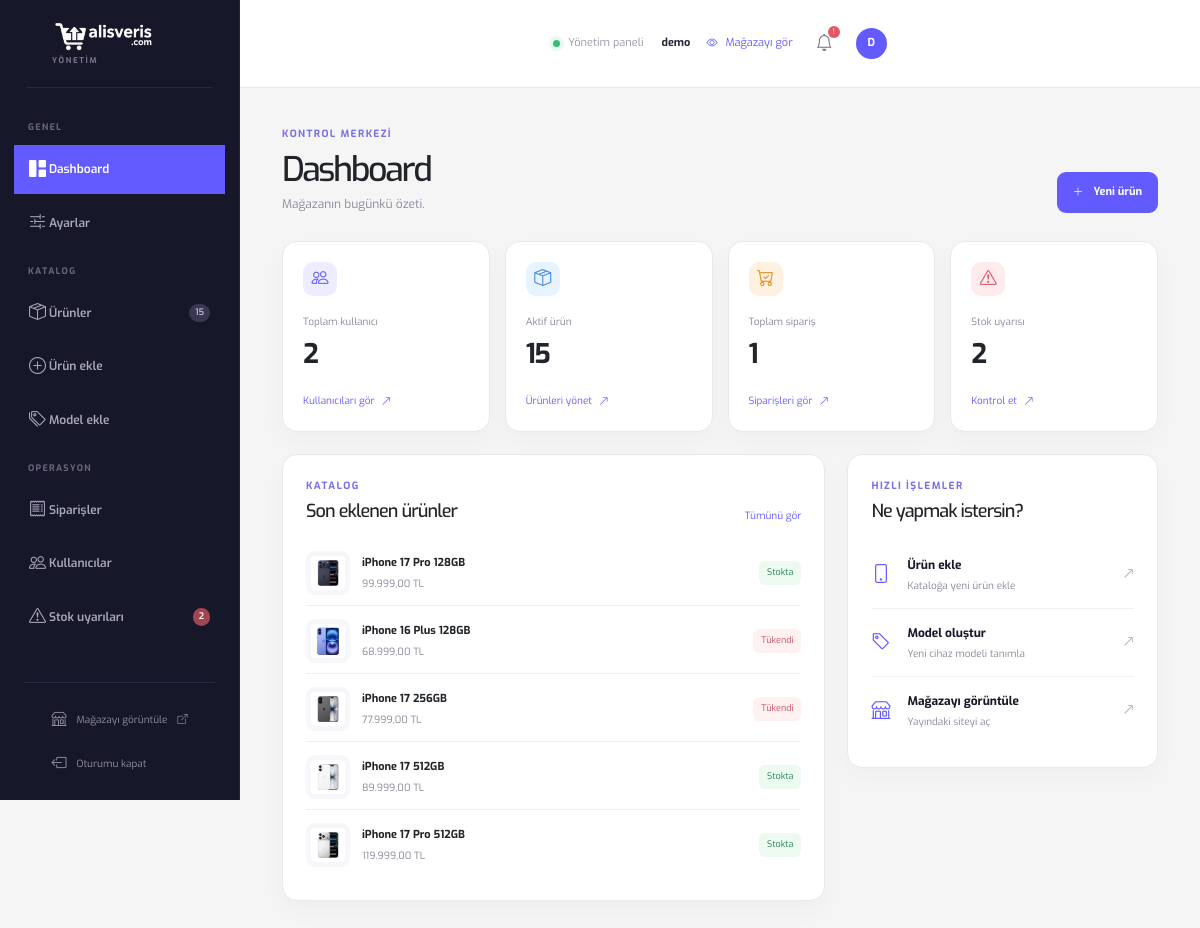
The page /admin/admin.php (signed in) on the database its author committed.
### tables this page shows
CREATE TABLE `telefon` (
  `id` int(11) NOT NULL,
  `model_id` int(11) NOT NULL,
  `img` varchar(250) NOT NULL,
  `fiyat` decimal(10,2) NOT NULL,
  `satici` varchar(150) NOT NULL,
  `renk_id` int(11) NOT NULL,
  `hafiza_id` int(11) NOT NULL,
  `teslimat` varchar(50) NOT NULL,
  `odeme_secenekleri` varchar(255) NOT NULL,
  `taksit_secenekleri` varchar(255) NOT NULL,
  `stok_id` int(11) NOT NULL,
  `stok_adet` int(11) DEFAULT NULL,
  `kategori_id` int(11) NOT NULL,
  `puan` float NOT NULL
);

CREATE TABLE `model` (
  `model_id` int(11) NOT NULL,
  `model_ad` varchar(100) NOT NULL
);

CREATE TABLE `hafiza` (
  `hafiza_id` int(11) NOT NULL,
  `hafiza_ad` varchar(20) NOT NULL
);

### admin/admin.php (the view, shortened to what this page needs)
<?php
include 'baglanti.php';
$users = (int) (mysqli_fetch_assoc(mysqli_query($conn, "SELECT COUNT(*) total FROM kullanici"))['total'] ?? 0);
$products = (int) (mysqli_fetch_assoc(mysqli_query($conn, "SELECT COUNT(*) total FROM telefon"))['total'] ?? 0);
$stock = (int) (mysqli_fetch_assoc(mysqli_query($conn, "SELECT COUNT(*) total FROM telefon WHERE stok_id=2 OR stok_adet=0"))['total'] ?? 0);
$orders = 0;
$hasOrders = mysqli_num_rows(mysqli_query($conn, "SHOW TABLES LIKE 'siparisler'")) > 0;
if ($hasOrders) $orders = (int) (mysqli_fetch_assoc(mysqli_query($conn, "SELECT COUNT(*) total FROM siparisler"))['total'] ?? 0);
$latest = mysqli_query($conn, "SELECT t.id, t.img, t.fiyat, t.stok_adet, m.model_ad, h.hafiza_ad FROM telefon t LEFT JOIN model m ON m.model_id=t.model_id LEFT JOIN hafiza h ON h.hafiza_id=t.hafiza_id ORDER BY t.id DESC LIMIT 5");
?>
<!doctype html>
<html lang="tr"><head><?php include 'a-parts/head.php'; ?></head><body>
<div class="container-fluid d-flex w-100 min-vh-100 p-0"><?php include 'a-parts/header.php'; ?><main class="content"><?php include 'a-parts/content_top.php'; ?>
<div class="admin-dashboard"><div class="admin-heading"><div><span class="eyebrow">Kontrol merkezi</span><h1>Dashboard</h1><p>Mağazanın bugünkü özeti.</p></div><a href="telefon_ekle.php" class="admin-primary"><i class="bi bi-plus-lg"></i> Yeni ürün</a></div>
<div class="admin-stats"><article><span class="admin-stat-icon purple"><i class="bi bi-people"></i></span><small>Toplam kullanıcı</small><strong><?= $users ?></strong><a href="kullanicilar.php">Kullanıcıları gör <i class="bi bi-arrow-up-right"></i></a></article><article><span class="admin-stat-icon blue"><i class="bi bi-box-seam"></i></span><small>Aktif ürün</small><strong><?= $products ?></strong><a href="telefon.php">Ürünleri yönet <i class="bi bi-arrow-up-right"></i></a></article><article><span class="admin-stat-icon orange"><i class="bi bi-cart-check"></i></span><small>Toplam sipariş</small><strong><?= $orders ?></strong><a href="../siparisler.php">Siparişleri gör <i class="bi bi-arrow-up-right"></i></a></article><article><span class="admin-stat-icon red"><i class="bi bi-exclamation-triangle"></i></span><small>Stok uyarısı</small><strong><?= $stock ?></strong><a href="telefon.php">Kontrol et <i class="bi bi-arrow-up-right"></i></a></article></div>
<div class="admin-columns"><section class="admin-panel"><div class="admin-panel-head"><div><span class="eyebrow">Katalog</span><h2>Son eklenen ürünler</h2></div><a href="telefon.php">Tümünü gör</a></div><div class="admin-products"><?php while($product=mysqli_fetch_assoc($latest)): ?><div class="admin-product"><img src="../assets/img/<?= htmlspecialchars($product['img']) ?>" alt=""><span><b><?= htmlspecialchars(trim($product['model_ad'].' '.$product['hafiza_ad'])) ?></b><small><?= number_format((float)$product['fiyat'],2,',','.') ?> TL</small></span><em class="<?= (int)$product['stok_adet'] > 0 ? 'in-stock' : 'out-stock' ?>"><?= (int)$product['stok_adet'] > 0 ? 'Stokta' : 'Tükendi' ?></em></div><?php endwhile; ?></div></section><section class="admin-panel admin-quick"><div class="admin-panel-head"><div><span class="eyebrow">Hızlı işlemler</span><h2>Ne yapmak istersin?</h2></div></div><a href="telefon_ekle.php"><i class="bi bi-phone"></i><span><b>Ürün ekle</b><small>Kataloğa yeni ürün ekle</small></span><i class="bi bi-arrow-up-right"></i></a><a href="model_ekle.php"><i class="bi bi-tag"></i><span><b>Model oluştur</b><small>Yeni cihaz modeli tanımla</small></span><i class="bi bi-arrow-up-right"></i></a><a href="../index.php"><i class="bi bi-shop"></i><span><b>Mağazayı görüntüle</b><small>Yayındaki siteyi aç</small></span><i class="bi bi-arrow-up-right"></i></a></section></div></div></main></div><script src="../assets/js/admin.js"></script></body></html>

### assets/css/admin.css (style rules this page uses)
* { margin: 0; padding: 0; box-sizing: border-box; font-family: 'Exo', sans-serif; }
.container-fluid { background-color: #f5f5f5; min-height: 100vh; }
body { background:#f5f6fa;color:#17172a }
.content { width:calc(100% - 240px);margin-left:240px }
.admin-dashboard { padding:38px 42px }
.admin-heading { display:flex;justify-content:space-between;align-items:end;margin-bottom:28px }
.admin-heading h1 { font-size:34px;letter-spacing:-.07em;margin:9px 0 4px }
.admin-heading p { font-size:12px;color:#898797;margin:0 }
.eyebrow { display:block;text-transform:uppercase;letter-spacing:.14em;font-size:10px;font-weight:700;color:#7770e8 }
.admin-primary { background:#635bff;color:#fff;padding:12px 16px;border-radius:9px;text-decoration:none;font-size:11px;font-weight:700 }
.admin-primary i { margin-right:7px }
.admin-stats { display:grid;grid-template-columns:repeat(4,1fr);gap:15px;margin-bottom:22px }
.admin-stats article,.admin-panel { background:#fff;border:1px solid #e8e8ef;border-radius:15px;box-shadow:0 10px 25px #17172a08 }
.admin-stats article { padding:20px;position:relative }
.admin-stat-icon { width:34px;height:34px;border-radius:10px;display:grid;place-items:center;font-size:17px;margin-bottom:18px }
.admin-stat-icon.purple { background:#eeedff;color:#635bff }
.admin-stat-icon.blue { background:#e7f3ff;color:#3b8edb }
.admin-stat-icon.orange { background:#fff1df;color:#dc8c21 }
.admin-stat-icon.red { background:#ffebed;color:#d55764 }
.admin-stats small { display:block;color:#898797;font-size:10px }
.admin-stats strong { display:block;font-size:27px;letter-spacing:-.06em;margin:5px 0 13px }
.admin-stats a,.admin-panel-head>a { font-size:10px;color:#635bff;text-decoration:none }
.admin-stats a i { margin-left:4px }
.admin-columns { display:grid;grid-template-columns:1.4fr .8fr;gap:22px }
.admin-panel { padding:23px }
.admin-panel-head { display:flex;justify-content:space-between;align-items:end;margin-bottom:18px }
.admin-panel-head h2 { font-size:18px;letter-spacing:-.05em;margin:8px 0 0 }
.admin-products { display:grid;gap:3px }
.admin-product { display:flex;align-items:center;gap:12px;padding:10px 0;border-bottom:1px solid #f0f0f4 }
.admin-product:last-child { border:0 }
.admin-product img { width:44px;height:44px;padding:5px;background:#f7f7fb;border-radius:9px;object-fit:contain }
.admin-product span { flex:1 }
.admin-product b,.admin-product small { display:block }
.admin-product b { font-size:11px }
.admin-product small { color:#898797;font-size:10px;margin-top:4px }
.admin-product em { font-size:9px;font-style:normal;padding:5px 8px;border-radius:6px }
.in-stock { color:#258354;background:#edfaf2 }
.out-stock { color:#c84d5b;background:#fff0f1 }
.admin-quick { height:max-content }
.admin-quick>a { display:flex;align-items:center;gap:12px;padding:15px 0;border-bottom:1px solid #f0f0f4;text-decoration:none;color:#17172a }
.admin-quick>a:last-child { border:0 }
.admin-quick>a>i:first-child { font-size:19px;color:#635bff;width:24px }
.admin-quick>a span { flex:1 }
.admin-quick>a b,.admin-quick>a small { display:block }
.admin-quick>a b { font-size:12px }
.admin-quick>a small { font-size:10px;color:#898797;margin-top:4px }
.admin-quick>a>i:last-child { font-size:11px;color:#9998a8 }
.content { width: 94%; height: 100%; margin-left: 6%; }
body { overflow-x: hidden; }
.container-fluid > .content { width: calc(100% - 240px) !important; max-width: calc(100% - 240px); min-width: 0; margin-left: 240px !important; flex: 0 0 calc(100% - 240px); overflow-x: hidden; }
.admin-dashboard, .admin-form-page { width: 100%; max-width: 1440px; margin: 0 auto; }

### rows shown on the page
telefon: img (picture), model.hafiza_ad "iPhone 17 Pro 128GB", fiyat "99.999,00", stok_adet "Stokta"
telefon: img (picture), model.hafiza_ad "iPhone 16 Plus 128GB", fiyat "68.999,00", shows "Tükendi"
telefon: img (picture), model.hafiza_ad "iPhone 17 256GB", fiyat "77.999,00", stok_adet "Tükendi"
telefon: img (picture), model.hafiza_ad "iPhone 17 512GB", fiyat "89.999,00", stok_adet "Stokta"
telefon: img (picture), model.hafiza_ad "iPhone 17 Pro 512GB", fiyat "119.999,00", stok_adet "Stokta"

### other values the page prints
$productCount "15"
$lowStockCount "2"
$_SESSION['admin'] "demo"
substr($_SESSION['admin'] ?? 'A', 0, 1) "D"
$users "2"
$products "15"
$orders "1"
$stock "2"
